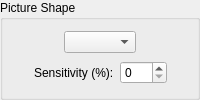
                   <widget class="QGroupBox" name="pictureShapeOptions">
                    <property name="title">
                     <string>Picture Shape</string>
                    </property>
                    <layout class="QVBoxLayout" name="verticalLayout_20">
                     <item>
                      <layout class="QHBoxLayout" name="horizontalLayout_15">
                       <item>
                        <spacer name="horizontalSpacer_37">
                         <property name="orientation">
                          <enum>Qt::Horizontal</enum>
                         </property>
                         <property name="sizeHint" stdset="0">
                          <size>
                           <width>1</width>
                           <height>1</height>
                          </size>
                         </property>
                        </spacer>
                       </item>
                       <item>
                        <widget class="QComboBox" name="pictureShapeSelector"/>
                       </item>
                       <item>
                        <spacer name="horizontalSpacer_38">
                         <property name="orientation">
                          <enum>Qt::Horizontal</enum>
                         </property>
                         <property name="sizeHint" stdset="0">
                          <size>
                           <width>1</width>
                           <height>1</height>
                          </size>
                         </property>
                        </spacer>
                       </item>
                      </layout>
                     </item>
                     <item>
                      <widget class="QWidget" name="pictureShapeSensitivityOptions" native="true">
                       <layout class="QHBoxLayout" name="horizontalLayout_16">
                        <property name="leftMargin">
                         <number>0</number>
                        </property>
                        <property name="topMargin">
                         <number>0</number>
                        </property>
                        <property name="rightMargin">
                         <number>0</number>
                        </property>
                        <property name="bottomMargin">
                         <number>0</number>
                        </property>
                        <item>
                         <spacer name="horizontalSpacer_39">
                          <property name="orientation">
                           <enum>Qt::Horizontal</enum>
                          </property>
                          <property name="sizeHint" stdset="0">
                           <size>
                            <width>1</width>
                            <height>1</height>
                           </size>
                          </property>
                         </spacer>
                        </item>
                        <item>
                         <widget class="QLabel" name="pictureShapeSensitivityLabel">
                          <property name="text">
                           <string>Sensitivity (%):</string>
                          </property>
                         </widget>
                        </item>
                        <item>
                         <widget class="QSpinBox" name="pictureShapeSensitivitySB">
                          <property name="minimum">
                           <number>0</number>
                          </property>
                          <property name="maximum">
                           <number>100</number>
                          </property>
                         </widget>
                        </item>
                        <item>
                         <spacer name="horizontalSpacer_40">
                          <property name="orientation">
                           <enum>Qt::Horizontal</enum>
                          </property>
                          <property name="sizeHint" stdset="0">
                           <size>
                            <width>1</width>
                            <height>1</height>
                           </size>
                          </property>
                         </spacer>
                        </item>
                       </layout>
                      </widget>
                     </item>
                    </layout>
                   </widget>
